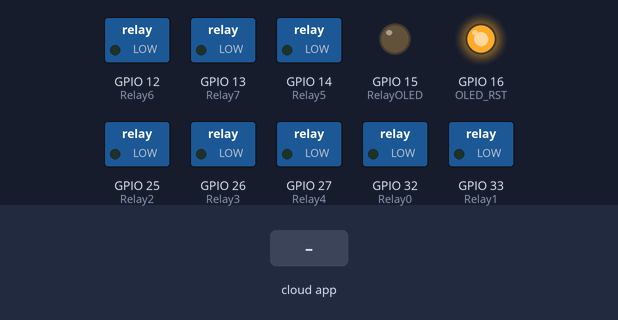
Bench run of a sketch on a simulated ESP32. Shown: switched loads named in the sketch (green lamp = pin HIGH), output pins drawn as LEDs (lit = HIGH). Inputs (shaded band) come from the test bench. WiFi joins after 1.5 s; servers stay silent unless stated; no MQTT or app messages arrive unless stated; what the sketch prints to the serial monitor is not drawn.

Above: at 2.7 s.
2.8 s: the phone or cloud app sets lampu2 to 1
At 4.0 s:
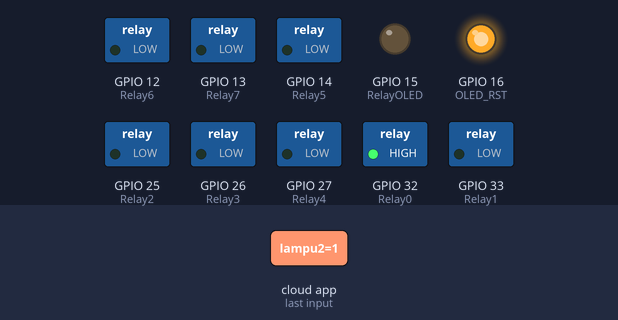
4.3 s: the phone or cloud app sets lampu3 to 1
At 5.5 s:
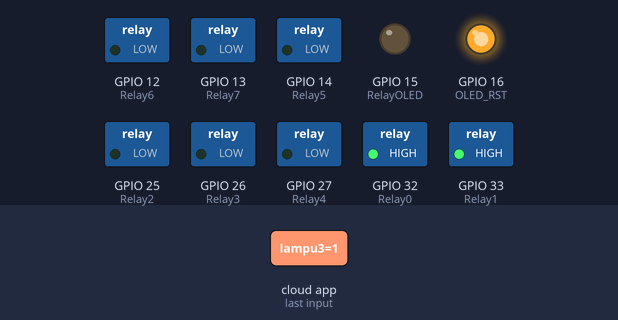
5.8 s: the phone or cloud app sets lampu4 to 1
At 6.8 s:
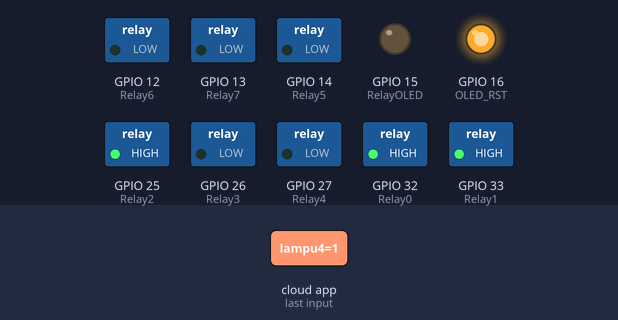
7.3 s: the phone or cloud app sets lampu5 to 1
At 8.5 s:
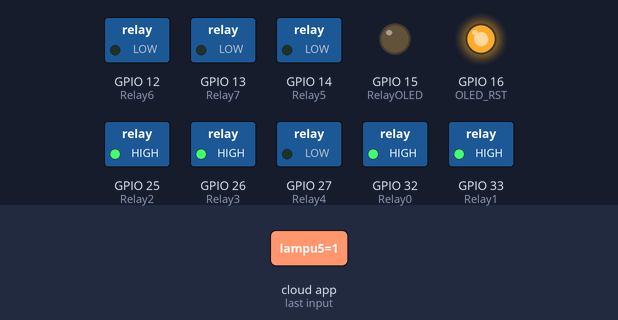
8.8 s: the phone or cloud app sets lampu6 to 1
At 9.9 s:
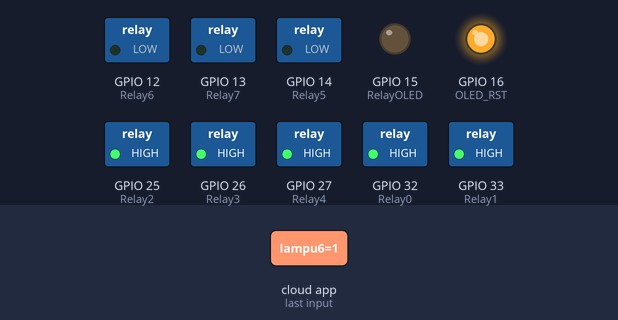
10.3 s: the phone or cloud app sets lampu7 to 1
At 11.3 s:
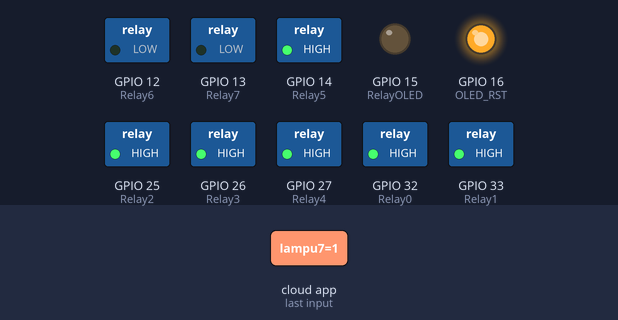
Timing chart, 0 to 12.8 s (numbered marks = the images above; inputs shaded):
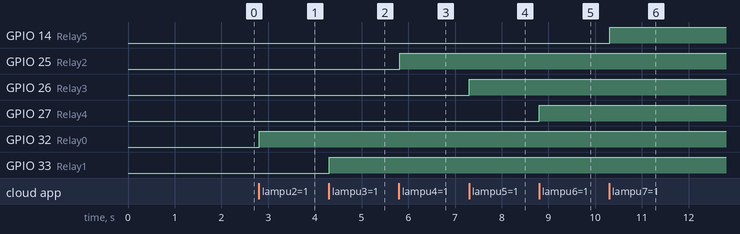

Measured:
- after the input at 2.8 s, GPIO 32 (Relay0): LOW → HIGH at once
- after the input at 4.3 s, GPIO 33 (Relay1): LOW → HIGH at once
- after the input at 5.8 s, GPIO 25 (Relay2): LOW → HIGH at once
- after the input at 7.3 s, GPIO 26 (Relay3): LOW → HIGH at once
- after the input at 8.8 s, GPIO 27 (Relay4): LOW → HIGH at once
- after the input at 10.3 s, GPIO 14 (Relay5): LOW → HIGH at once

The sketch:

fpvero1.ino
```cpp
// fan belum bisa, coba modifikasi rangkaiannya (gunakan relay) untuk memperkuat arus masuk ke motor dc.
// OLED belum bisa, coba untuk buat program di luar program ini krn terdapat masalah sambungan dengan adafruit saat melakukan tes on/off
// OLED pakek relay saja kaya fan

#include <WiFi.h>
#include <WebServer.h>
#include "Adafruit_MQTT.h"
#include "Adafruit_MQTT_Client.h"
#include "SSD1306Wire.h"

#define Relay0            32                                // for LED0
#define Relay1            33                                // for LED1
#define Relay2            25                                // for LED2
#define Relay3            26                                // for LED3
#define Relay4            27                                // for LED4
#define Relay5            14                                // for LED5
#define Relay6            12                                // for LED6
#define Relay7            13                                // for LED7

/*********************** OLED related variables ******************************/
#define OLED_ADDR 0x3c
#define RelayOLED          15                                // for VCC OLED
#define OLED_SDA 21       //4 //TTGO board without SD Card has OLED SDA connected to pin 4 of ESP32
#define OLED_SCL 22       //15 //TTGO board without SD Card has OLED SCL connected to pin 15 of ESP32
#define OLED_RST 16       //Optional, TTGO board contains OLED_RST connected to pin 16 of ESP32

#define WLAN_SSID       "OPPO A53"                              // Your SSID
#define WLAN_PASS       "zxvdjd733"           // Your password

/************************* Adafruit.io Setup *********************************/

#define AIO_SERVER      "io.adafruit.com"
#define AIO_SERVERPORT  1883                                // use 8883 for SSL
#define AIO_USERNAME    "ilhamssakti27"                     // Replace it with your username
#define AIO_KEY         "aio_Dbtp17tcTEkX0Y2cvG9Vp7UnsKmC"  // Replace with your Project Auth Key

/************ Global State (you don't need to change this!) ******************/

// Create an ESP8266 WiFiClient class to connect to the MQTT server.
WiFiClient client;
// or... use WiFiFlientSecure for SSL
//WiFiClientSecure client;

// Setup the MQTT client class by passing in the WiFi client and MQTT server and login details.
Adafruit_MQTT_Client mqtt(&client, AIO_SERVER, AIO_SERVERPORT, AIO_USERNAME, AIO_KEY);

/****************************** Feeds ***************************************/


// Setup a feed called 'onoff' for subscribing to changes.
Adafruit_MQTT_Subscribe lampu0 = Adafruit_MQTT_Subscribe(&mqtt, AIO_USERNAME"/feeds/lampu2"); // FeedName --- FOR LED0
Adafruit_MQTT_Subscribe lampu1 = Adafruit_MQTT_Subscribe(&mqtt, AIO_USERNAME"/feeds/lampu3"); // FeedName --- FOR LED1
Adafruit_MQTT_Subscribe lampu2 = Adafruit_MQTT_Subscribe(&mqtt, AIO_USERNAME"/feeds/lampu4"); // FeedName --- FOR LED2
Adafruit_MQTT_Subscribe lampu3 = Adafruit_MQTT_Subscribe(&mqtt, AIO_USERNAME"/feeds/lampu5"); // FeedName --- FOR LED3
Adafruit_MQTT_Subscribe lampu4 = Adafruit_MQTT_Subscribe(&mqtt, AIO_USERNAME"/feeds/lampu6"); // FeedName --- FOR LED4
Adafruit_MQTT_Subscribe lampu5 = Adafruit_MQTT_Subscribe(&mqtt, AIO_USERNAME"/feeds/lampu7"); // FeedName --- FOR LED5
Adafruit_MQTT_Subscribe lampu6 = Adafruit_MQTT_Subscribe(&mqtt, AIO_USERNAME"/feeds/lampu8"); // FeedName --- FOR LED6
Adafruit_MQTT_Subscribe lampu7 = Adafruit_MQTT_Subscribe(&mqtt, AIO_USERNAME"/feeds/lampu9"); // FeedName --- FOR LED7

Adafruit_MQTT_Subscribe allLamp = Adafruit_MQTT_Subscribe(&mqtt, AIO_USERNAME"/feeds/lampu"); // FeedName --- FOR ALL LAMP

Adafruit_MQTT_Subscribe OLED = Adafruit_MQTT_Subscribe(&mqtt, AIO_USERNAME"/feeds/Welcome Feed"); // FeedName --- FOR OLED

/******************************* define OLED ************************************/
SSD1306Wire display(OLED_ADDR, OLED_SDA, OLED_SCL);
int counter = 0;

void initOLED() {
   pinMode(OLED_RST, OUTPUT);
   //Give a low to high pulse to the OLED display to reset it
   //This is optional and not required for OLED modules not containing a reset pin
   digitalWrite(OLED_RST, LOW);
   delay(20);
   digitalWrite(OLED_RST, HIGH);
}
void showOLEDMessage(String line1, String line2, String line3) {
   display.init();                        // clears screen
   display.setFont(ArialMT_Plain_16);
   display.drawString(0, 0, line1);       //  adds to buffer
   display.drawString(0, 20, line2);
   display.drawString(0, 40, line3);
   display.display();                     // displays content in buffer
}
/******************************* define OLED ************************************/

void MQTT_connect();

void setup() {
  Serial.begin(115200);

  pinMode(Relay0, OUTPUT);
  pinMode(Relay1, OUTPUT);
  pinMode(Relay2, OUTPUT);
  pinMode(Relay3, OUTPUT);
  pinMode(Relay4, OUTPUT);
  pinMode(Relay5, OUTPUT);
  pinMode(Relay6, OUTPUT);
  pinMode(Relay7, OUTPUT);

  pinMode(RelayOLED, OUTPUT);
  initOLED();

  // Connect to WiFi access point.
  Serial.println(); Serial.println();
  Serial.print("Connecting to ");
  Serial.println(WLAN_SSID);

  WiFi.begin(WLAN_SSID, WLAN_PASS);
  while (WiFi.status() != WL_CONNECTED) {
    delay(500);
    Serial.print(".");
  }
  Serial.println();

  Serial.println("WiFi connected");
  Serial.println("IP address: ");
  Serial.println(WiFi.localIP());


  // Setup MQTT subscription for onoff feed.
  mqtt.subscribe(&lampu0);
  mqtt.subscribe(&lampu1);
  mqtt.subscribe(&lampu2);
  mqtt.subscribe(&lampu3);
  mqtt.subscribe(&lampu4);
  mqtt.subscribe(&lampu5);
  mqtt.subscribe(&lampu6);
  mqtt.subscribe(&lampu7);
  mqtt.subscribe(&allLamp);
  mqtt.subscribe(&OLED);
}

void loop() {

  MQTT_connect();

  Adafruit_MQTT_Subscribe *subscription;
  while ((subscription = mqtt.readSubscription(5000))) {
    if (subscription == &lampu0) {
      Serial.print(F("Got: "));
      Serial.println((char *)lampu0.lastread);
      int Light0_State = atoi((char *)lampu0.lastread);
      digitalWrite(Relay0, (Light0_State));

    }

    if (subscription == &lampu1) {
      Serial.print(F("Got: "));
      Serial.println((char *)lampu1.lastread);
      int Light1_State = atoi((char *)lampu1.lastread);
      digitalWrite(Relay1, (Light1_State));

    }

    if (subscription == &lampu2) {
      Serial.print(F("Got: "));
      Serial.println((char *)lampu2.lastread);
      int Light2_State = atoi((char *)lampu2.lastread);
      digitalWrite(Relay2, (Light2_State));

    }

    if (subscription == &lampu3) {
      Serial.print(F("Got: "));
      Serial.println((char *)lampu3.lastread);
      int Light3_State = atoi((char *)lampu3.lastread);
      digitalWrite(Relay3, (Light3_State));

    }

    if (subscription == &lampu4) {
      Serial.print(F("Got: "));
      Serial.println((char *)lampu4.lastread);
      int Light4_State = atoi((char *)lampu4.lastread);
      digitalWrite(Relay4, (Light4_State));

    }

    if (subscription == &lampu5) {
      Serial.print(F("Got: "));
      Serial.println((char *)lampu5.lastread);
      int Light5_State = atoi((char *)lampu5.lastread);
      digitalWrite(Relay5, (Light5_State));

    }

    if (subscription == &lampu6) {
      Serial.print(F("Got: "));
      Serial.println((char *)lampu6.lastread);
      int Light6_State = atoi((char *)lampu6.lastread);
      digitalWrite(Relay6, (Light6_State));

    }

    if (subscription == &lampu7) {
      Serial.print(F("Got: "));
      Serial.println((char *)lampu7.lastread);
      int Light7_State = atoi((char *)lampu7.lastread);
      digitalWrite(Relay7, (Light7_State));

    }

    if (subscription == &allLamp) {
      Serial.print(F("Got: "));
      Serial.println((char *)allLamp.lastread);
      int All_Light_State = atoi((char *)allLamp.lastread);
      digitalWrite(Relay0, (All_Light_State));
      digitalWrite(Relay1, (All_Light_State));
      digitalWrite(Relay2, (All_Light_State));
      digitalWrite(Relay3, (All_Light_State));
      digitalWrite(Relay4, (All_Light_State));
      digitalWrite(Relay5, (All_Light_State));
      digitalWrite(Relay6, (All_Light_State));
      digitalWrite(Relay7, (All_Light_State));

    }

    if (subscription == &OLED) {
      Serial.print(F("Got: "));
      Serial.println((char *)OLED.lastread);
      int OLED_State = atoi((char *)OLED.lastread);

      showOLEDMessage("Num seconds is: ", String(counter), "");
      digitalWrite(RelayOLED, (OLED_State));
      delay(1000);
      counter = counter+1;

    }


  }
}

void MQTT_connect() {
  int8_t ret;

  // Stop if already connected.
  if (mqtt.connected()) {
    return;
  }

  Serial.print("Connecting to MQTT... ");

  uint8_t retries = 3;

  while ((ret = mqtt.connect()) != 0) { // connect will return 0 for connected
    Serial.println(mqtt.connectErrorString(ret));
    Serial.println("Retrying MQTT connection in 5 seconds...");
    mqtt.disconnect();
    delay(5000);  // wait 5 seconds
    retries--;
    if (retries == 0) {
      // basically die and wait for WDT to reset me
      while (1);
    }
  }
  Serial.println("MQTT Connected!");

}
```
